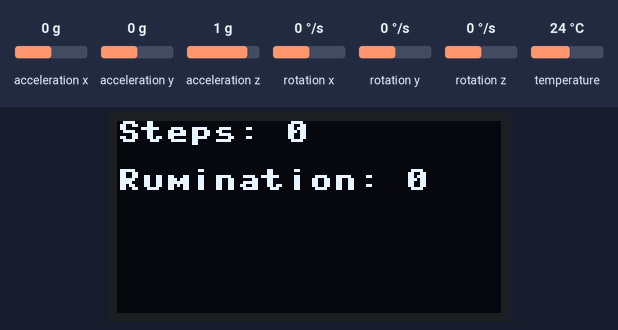
The program below on a simulated ESP32 board running MicroPython. On the bench: 128×64 one-colour display. The test bench sets the inputs (shaded band); at power-on: acceleration x 0 g, rotation x 0 °/s, acceleration z 1 g, acceleration y 0 g, rotation y 0 °/s, rotation z 0 °/s, temperature 24 °C. Library files of the repository ran but are not shown: mpu6050.py, ssd1306.py.

Above: at 1.3 s.
1.4 s: acceleration x set to -1.4 g
At 2.2 s:
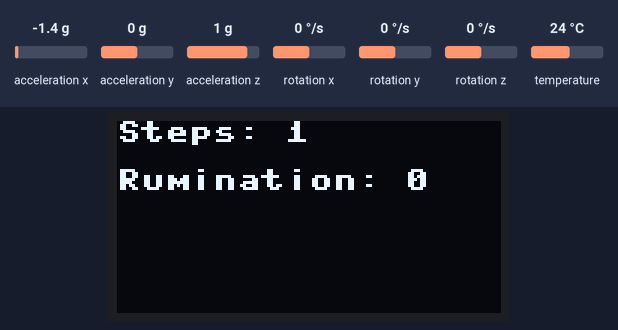
3.9 s: rotation x set to -192 °/s
At 4.4 s:
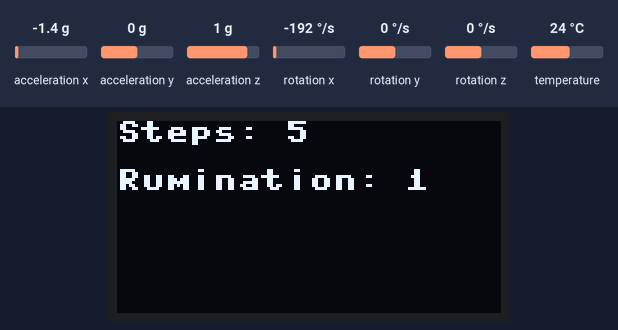
6.1 s: acceleration z set to 0 g
At 6.6 s:
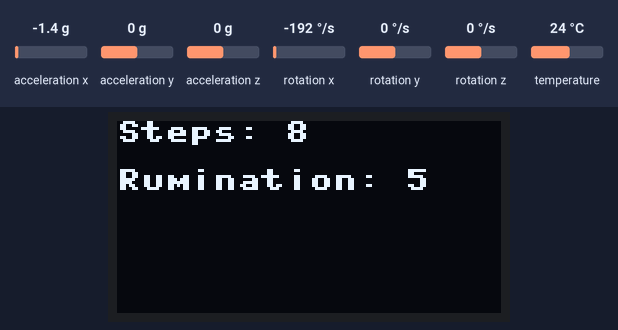
8.3 s: acceleration y set to -1.4 g
At 9.4 s:
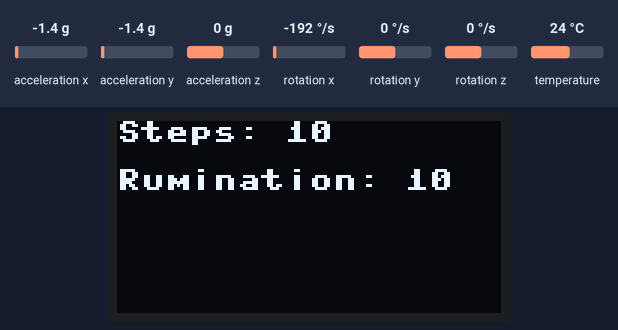
Timing chart, 0 to 11.3 s (numbered marks = the images above; inputs shaded):
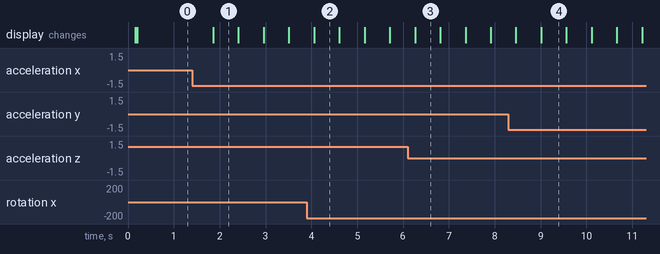

The program:

Gyro_Test.py
```python
from machine import Pin, I2C
import utime
from mpu6050 import init_mpu6050, get_mpu6050_data
from machine import Pin, I2C
from ssd1306 import SSD1306_I2C

i2c = I2C(0, scl=Pin(21), sda=Pin(20), freq=400000)
init_mpu6050(i2c)

# OLED setup
WIDTH = 128
HEIGHT = 64
i2c_oled = I2C(1, scl=Pin(19), sda=Pin(18), freq=200000)
oled = SSD1306_I2C(WIDTH, HEIGHT, i2c_oled)

# Variables for step counting and rumination calculation
steps = 0
last_step_time = utime.ticks_ms()  # Record last step time for cadence calculation
rumination_count = 0
rumination_threshold = 100  # Adjust this based on calibration

while True:
    data = get_mpu6050_data(i2c)
    accel_x = data['accel']['x']
    accel_y = data['accel']['y']
    accel_z = data['accel']['z']
    gyro_x = data['gyro']['x']
    gyro_y = data['gyro']['y']
    gyro_z = data['gyro']['z']

    # Step counting logic
    total_acceleration = abs(accel_x) + abs(accel_y) + abs(accel_z)  # Calculate total acceleration
    if total_acceleration > 1.5:  # Adjust threshold based on calibration
        current_time = utime.ticks_ms()
        if current_time - last_step_time > 200:  # Ignore steps too close together
            steps += 1
            last_step_time = current_time

    # Rumination calculation (simplified example, adjust based on research)
    if abs(gyro_x) + abs(gyro_y) + abs(gyro_z) > rumination_threshold:
        rumination_count += 1

    # Display results
    oled.fill(0)
    oled.text(f"Steps: {steps}", 0, 0)
    oled.text(f"Rumination: {rumination_count}", 0, 16)
    oled.show()

    utime.sleep(0.5)
```

Measured:
- after the input at 1.4 s, the display: changes after 0.46 s (image 1)
- what the display in image 1 shows lasts 0.5 s, from 1.9 s to 2.4 s
